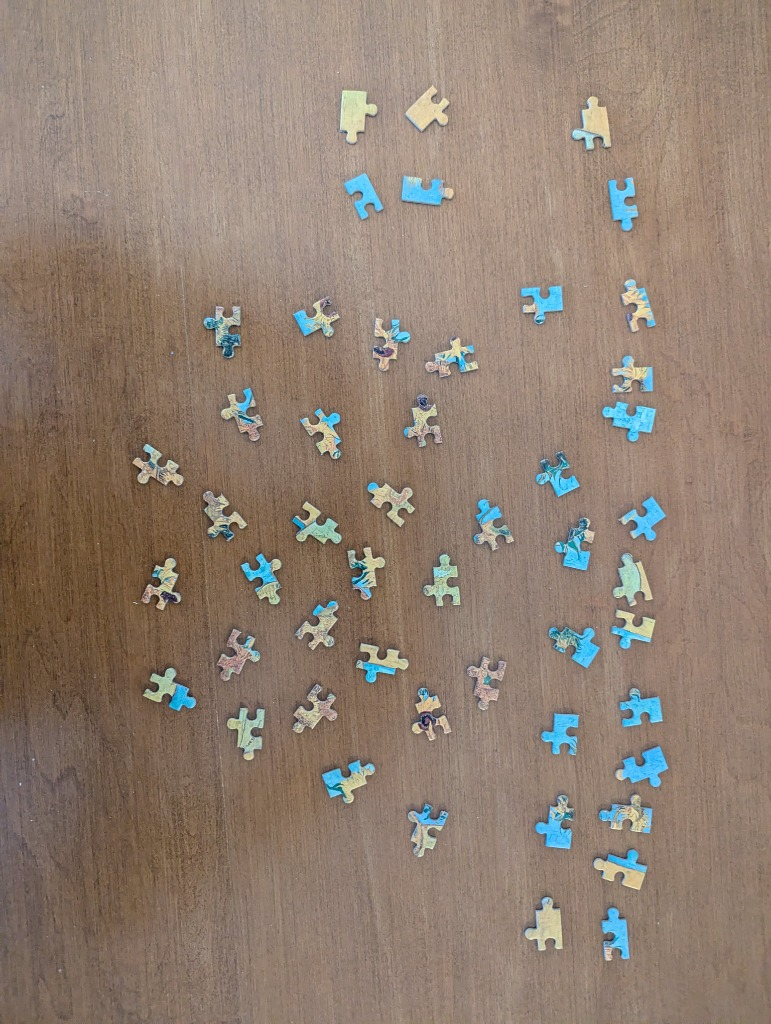
#> input picture puzzle_solver/data/pieces.jpg, 771 x 1024 px
$ python test_bg_mean.py
#> lines starting #> are read from the running program, lines starting #| are printed output that depends on the picture; after the words box and inside, x2 and y2 are one past the last pixel; in counts of white or black regions, pixels touching at a corner belong together
import cv2
import numpy as np

def test_bg_mean():
    img = cv2.imread('data/pieces.jpg')
#> img is the input picture: shape (1024, 771, 3); mean B, G, R 113.9, 127.5, 144.6
    lab = cv2.cvtColor(img, cv2.COLOR_BGR2LAB)
#> lab: shape (1024, 771, 3); mean of channels 0, 1, 2 139.1, 132.8, 138.1

    h, w = lab.shape[:2]
#> h = 1024; w = 771
    bw = 5 # border width
    border_pixels = []
    border_pixels.append(lab[0:bw, :].reshape(-1, 3))
    border_pixels.append(lab[-bw:, :].reshape(-1, 3))
    border_pixels.append(lab[:, 0:bw].reshape(-1, 3))
    border_pixels.append(lab[:, -bw:].reshape(-1, 3))

    bg_samples = np.vstack(border_pixels).astype(np.float64)

    # Calculate median color of the border
    bg_median = np.median(bg_samples, axis=0)
#> bg_median = [139, 133, 139]

    # Calculate distance to median color
    diff = lab.astype(np.float64) - bg_median
#> diff: shape (1024, 771, 3) float64; mean of channels 0, 1, 2 0.1, -0.2, -0.9
    dist = np.linalg.norm(diff, axis=2)

    # Normalize distance to 0-255
    dist = cv2.normalize(dist, None, 0, 255, cv2.NORM_MINMAX).astype(np.uint8)
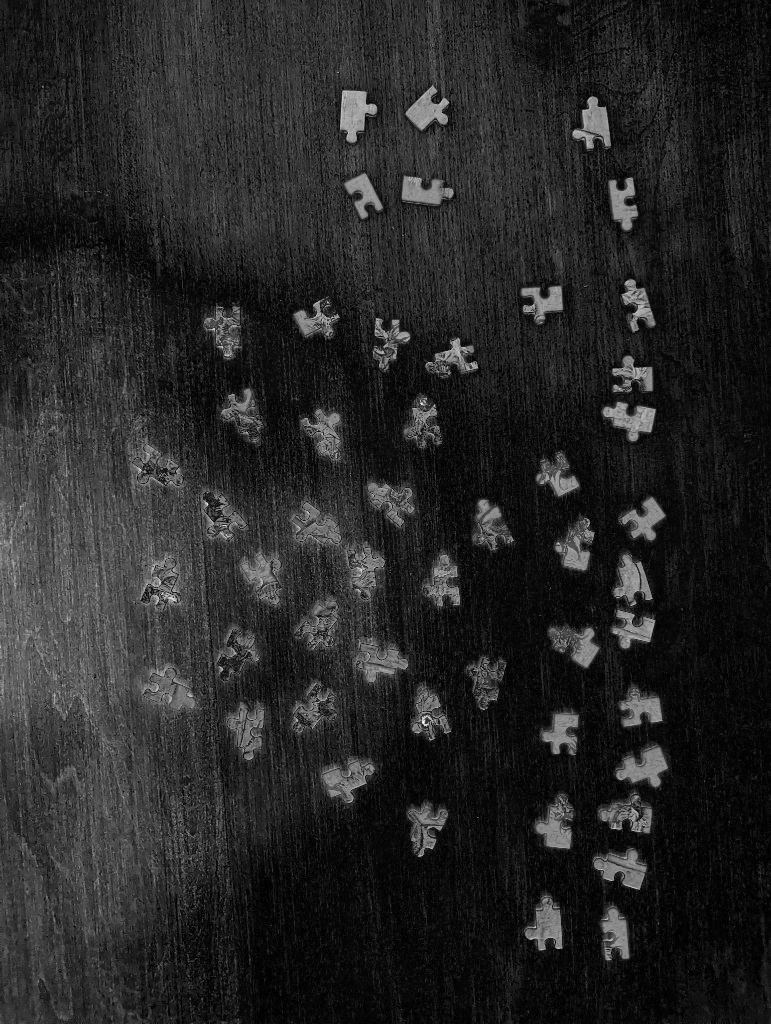
#> dist: shape (1024, 771); min 0, max 255, mean 38.4

    # Threshold
    # distance > threshold means foreground piece
    # Try different thresholds
    for thr in [20, 30, 40, 50, 60]:
        mask = (dist > thr).astype(np.uint8) * 255

        # Clean up
        kernel = cv2.getStructuringElement(cv2.MORPH_ELLIPSE, (5, 5))
        mask = cv2.morphologyEx(mask, cv2.MORPH_OPEN, kernel, iterations=1)
        mask = cv2.morphologyEx(mask, cv2.MORPH_CLOSE, kernel, iterations=3)

        contours, _ = cv2.findContours(mask, cv2.RETR_EXTERNAL, cv2.CHAIN_APPROX_SIMPLE)
        valid = [c for c in contours if 400 < cv2.contourArea(c) < 50000]

        if len(valid) >= 45:
            print(f"Dist Threshold {thr}: found {len(valid)} pieces")
#> this loop made 5 passes
#| Dist Threshold 60: found 46 pieces
#> pass 1, in test_bg_mean, `mask = (dist > thr).astype(np.uint8) * 255`:
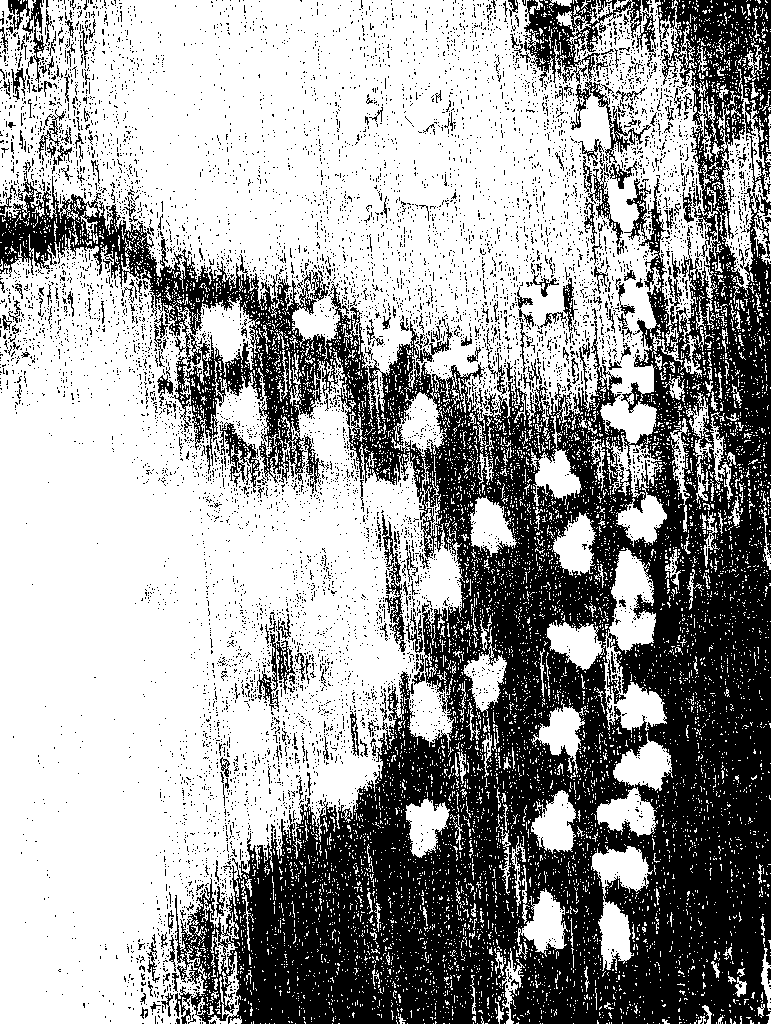
#> mask: shape (1024, 771); 62.5% white; 8315 black regions (8043 under 20 px), largest, box (x1, y1, x2, y2) and area: (0, 0, 771, 1024) 251097, (523, 0, 651, 163) 4786, (382, 514, 406, 652) 987
#> pass 1, in test_bg_mean, `mask = cv2.morphologyEx(mask, cv2.MORPH_CLOSE, kernel, iterations=3)`:
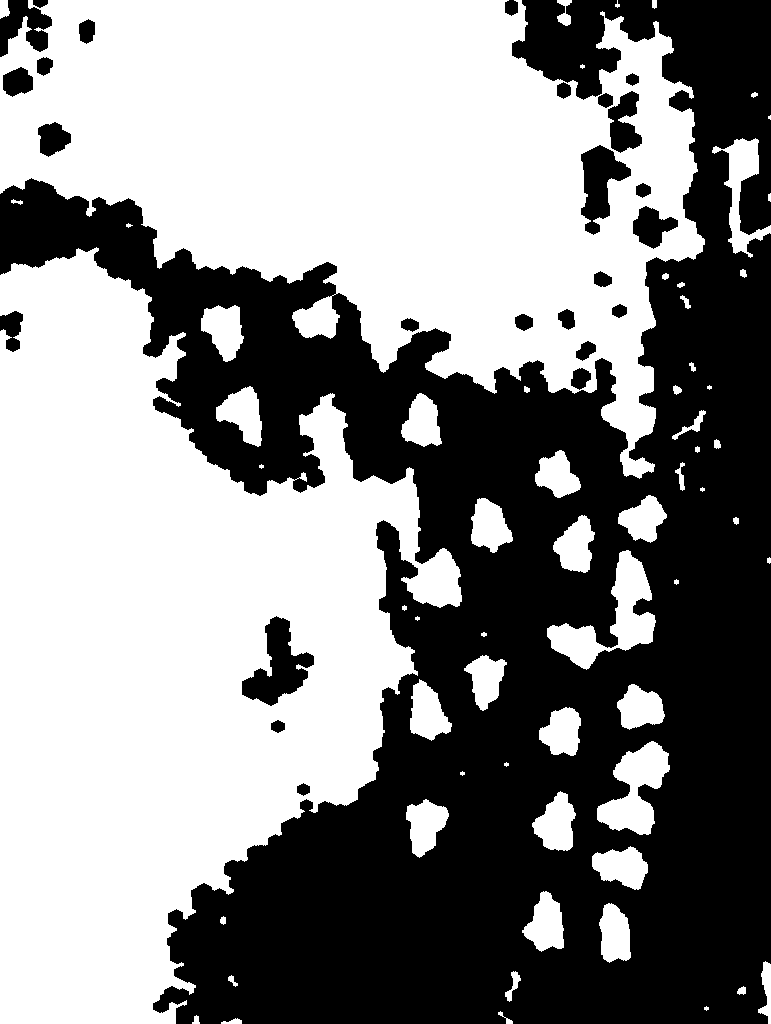
#> mask: shape (1024, 771); 54.9% white; 26 black regions, largest, box (x1, y1, x2, y2) and area: (0, 0, 771, 1024) 341558, (242, 616, 314, 706) 3017, (581, 145, 631, 235) 2316
#> pass 2, in test_bg_mean, `mask = (dist > thr).astype(np.uint8) * 255`:
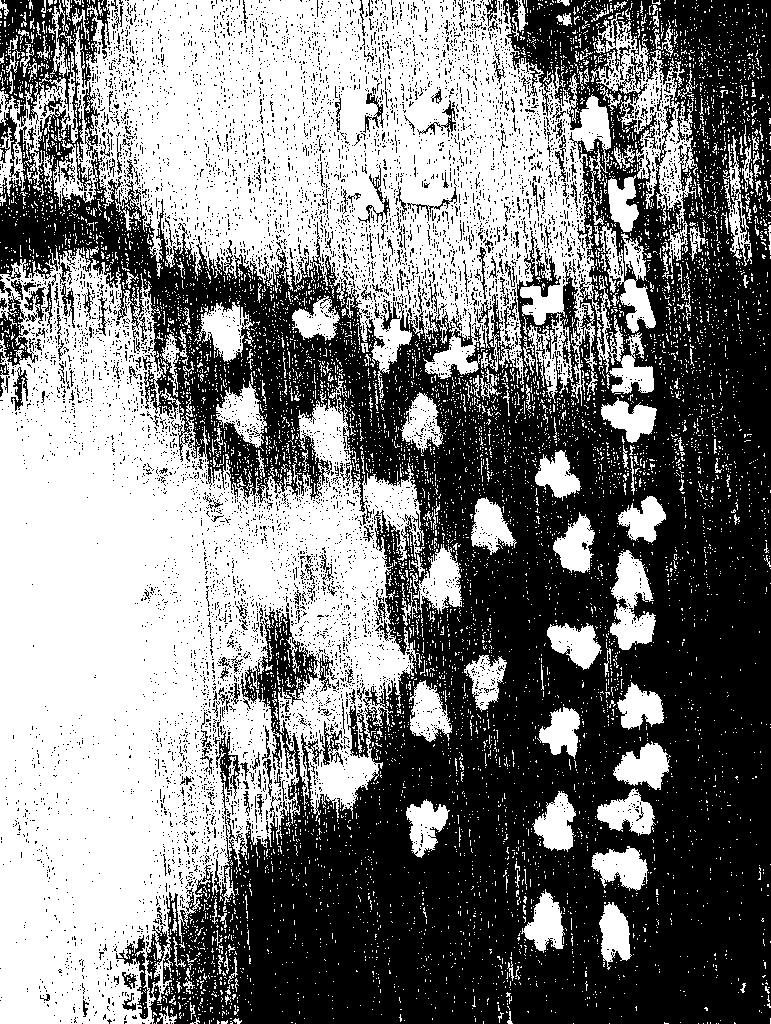
#> mask: shape (1024, 771); 49.6% white; 7798 white regions (7539 under 20 px), largest, box (x1, y1, x2, y2) and area: (0, 247, 425, 1024) 183216, (53, 0, 654, 406) 126485, (591, 13, 698, 273) 6877
#> after the loop:
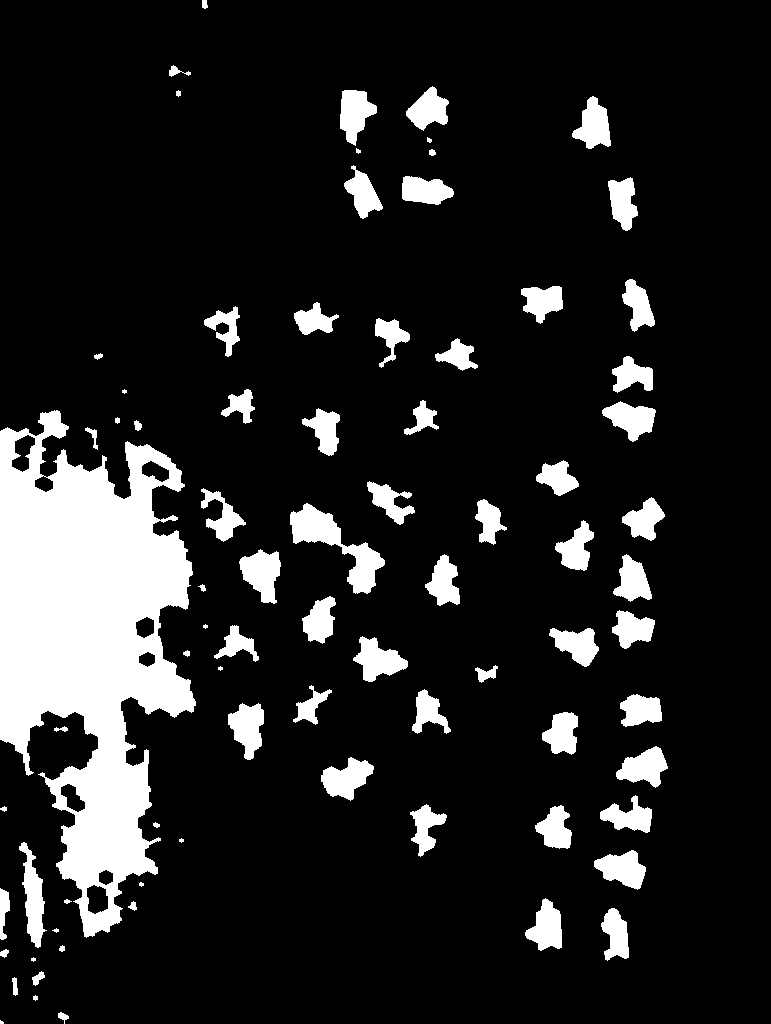
#> mask: shape (1024, 771); 13.7% white; 80 white regions (8 under 20 px), largest, box (x1, y1, x2, y2) and area: (0, 410, 196, 938) 57850, (290, 503, 385, 594) 2800, (239, 549, 281, 604) 1434

if __name__ == '__main__':
    test_bg_mean()
